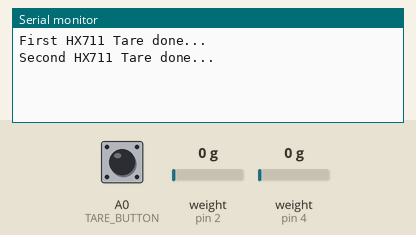
Bench run of a sketch on a simulated Arduino Uno, built with avr-gcc and run on an emulated ATmega328P. On the bench: the last lines printed to the serial monitor. Inputs (shaded band) come from the test bench; at power-on: weight on the scale (sensors on pin 2, pin 4) 0 g, A0 (TARE_BUTTON) HIGH.

Above: at 3.2 s.
3.3 s: weight on the scale (sensor on pin 2) set to 100 g
At 5.5 s:
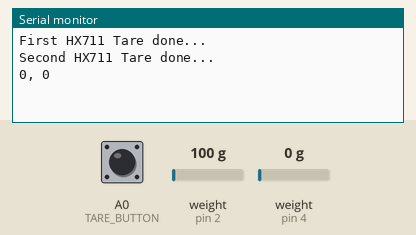
7.6 s: weight on the scale (sensor on pin 4) set to 100 g
At 9.4 s:
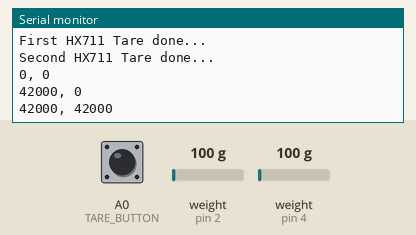
10.2 s: weight on the scale (sensor on pin 2) set to 1250 g
At 11.4 s:
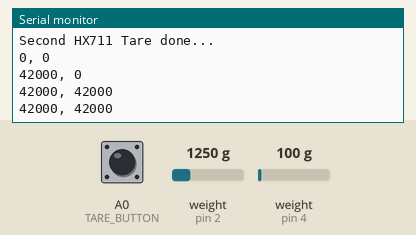
12.8 s: weight on the scale (sensor on pin 4) set to 1250 g
At 15.4 s:
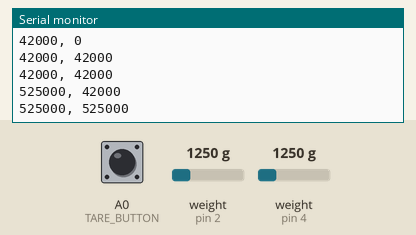
Timing chart, 0 to 16.4 s (numbered marks = the images above; inputs shaded):
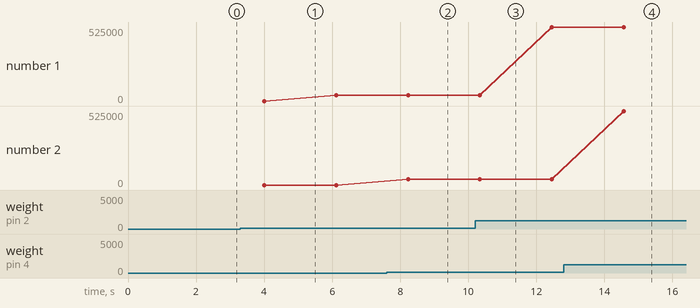

Measured:
- after the input at 7.6 s, the serial monitor: prints a new line after 0.63 s (image 2)
- after the input at 12.8 s, the serial monitor: prints a new line after 1.8 s (image 4)
- plotted number 1: 42000 → 525000 after the input at 10.2 s

The sketch:

load_cell.ino
```cpp
#include "HX711.h"

// HX711 circuit wiring
const int LOADCELL1_DOUT_PIN = 2;
const int LOADCELL1_SCK_PIN = 3;
const int LOADCELL2_DOUT_PIN = 4; // Use different pins for the second HX711
const int LOADCELL2_SCK_PIN = 5; // Use different pins for the second HX711
const int TARE_BUTTON = A0;

HX711 scale1;
HX711 scale2;

void reset_tare()
{
  if (scale1.is_ready()) {
    scale1.set_scale();
    scale1.tare();
    Serial.println("First HX711 Tare done...");
  }

  if (scale2.is_ready()) {
    scale2.set_scale();
    scale2.tare();
    Serial.println("Second HX711 Tare done...");
  }
}

void setup() {
  Serial.begin(115200);
  scale1.begin(LOADCELL1_DOUT_PIN, LOADCELL1_SCK_PIN, 64);
  scale2.begin(LOADCELL2_DOUT_PIN, LOADCELL2_SCK_PIN, 64);
  pinMode(TARE_BUTTON, INPUT);
  reset_tare();
}

void loop() {

  if (digitalRead(TARE_BUTTON) == 0)
  {
    reset_tare();
    while (digitalRead(TARE_BUTTON) == 0);
  }


  if (scale1.is_ready() && scale2.is_ready()) {
    delay(10);
    long reading1 = scale1.get_units(10);
    long reading2 = scale2.get_units(10);
    //Serial.print("First HX711 Result: ");
    Serial.print(reading1);
    //Serial.print(", Second HX711 Result: ");
    Serial.print(", ");

    Serial.println(reading2);
  }
  else {
    Serial.println("One or more HX711s not found.");
  }
  delay(100);
}
```
